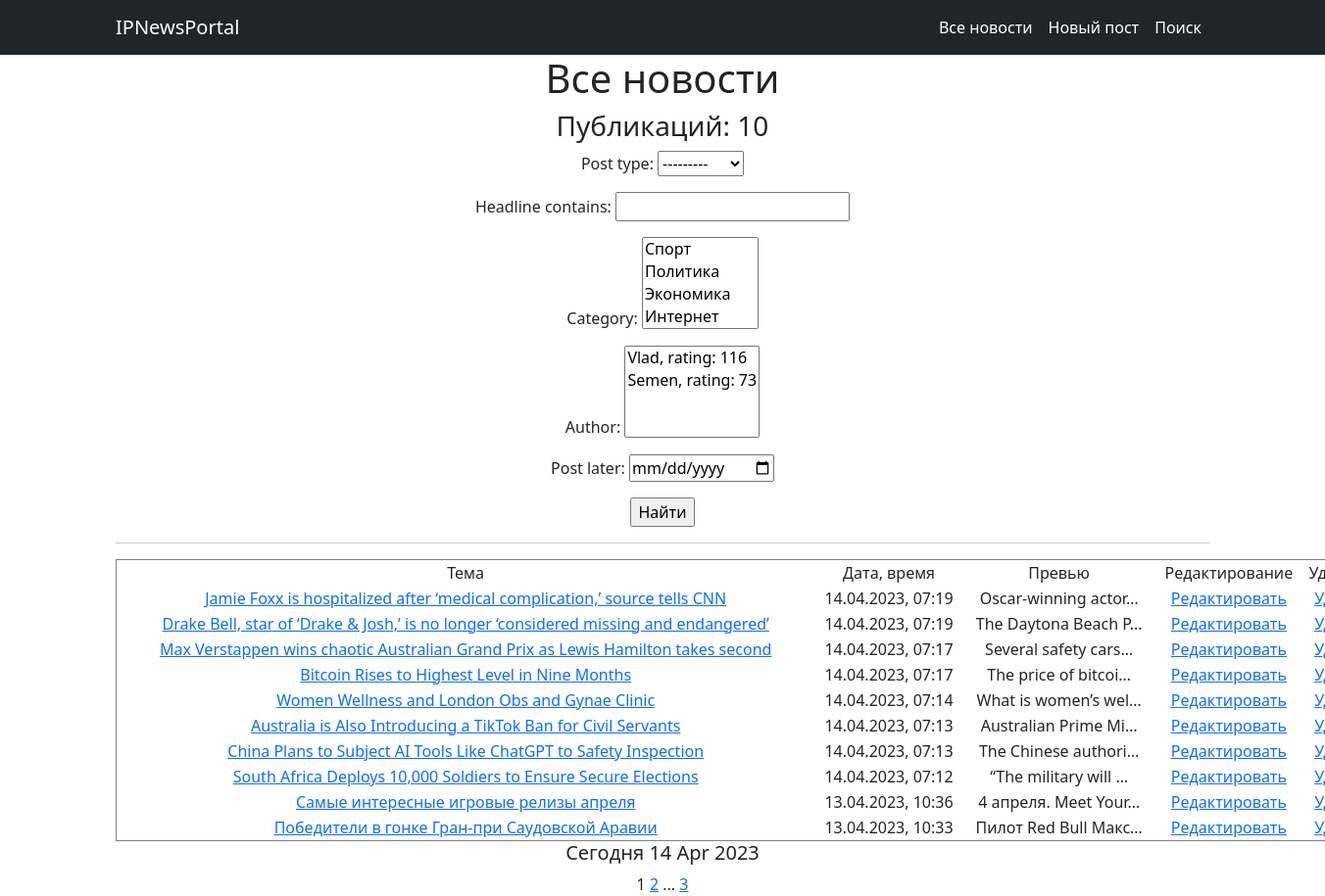
The app's page /news/search/ with its own data.
### PortalApp/models.py (models this page shows, shortened)
class Post(models.Model):
    author = models.ForeignKey('Author', on_delete=models.CASCADE)
    post_type = models.CharField(max_length=4, choices=PostType, default=news)
    date_time = models.DateTimeField(auto_now_add=True)
    category = models.ManyToManyField('Category', through='PostCategory')
    headline = models.CharField(max_length=255)
    text = models.TextField()
    rating = models.IntegerField(default=0)

### PortalApp/views.py (the view)
# urls.py: path('search/', SearchPost.as_view(), name='search_posts'),
class SearchPost(ListView):
    model = Post
    ordering = '-date_time'
    template_name = 'search.html'
    context_object_name = 'search_post'    #обращение
    paginate_by = 10
    def get_queryset(self):
        queryset = super().get_queryset()
        self.filterset = PostFilter(self.request.GET, queryset)
        return self.filterset.qs
    def get_context_data(self, **kwargs):
        context = super().get_context_data(**kwargs)
        context['filterset'] = self.filterset
        return context

### PortalApp/models.py (called while the page is built)
    def __str__(self):
        return f'{self.user}, rating: {self.rating}'

    def __str__(self):
        return self.category_name

### PortalApp/templatetags/custom_filters.py (called while the page is built)
@register.filter()
def censor(value):
    if not isinstance(value,str):
        raise ValueError('Тип должен быть строковый')
    bad_words = ['редиска', 'дурак']
    words = value.split()
    for i in range(len(words)):
        word = words[i]
        if word.lower() in bad_words:
            words[i] =words[i][0] + '*' * len(word)
    censored_value = ' '.join(words)
    return censored_value

### PortalApp/templatetags/custom_tags.py (called while the page is built)
@register.simple_tag()
def current_time(format_string='%b %d %Y'):
    return datetime.utcnow().strftime(format_string)

@register.simple_tag(takes_context=True)
def url_replace(context, **kwargs):
    d = context['request'].GET.copy()
    for k, v in kwargs.items():
        d[k] = v
    return d.urlencode()

### templates/search.html (shortened to what this page needs)
{% extends 'flatpages/default.html' %}
{% load custom_filters %}
{% load custom_tags %}
{% block content %}
<h1>Все новости</h1>
<h3>Публикаций: {{ search_post|length }}</h3>
    <form action="" method="get">
           {{ filterset.form.as_p }}
           <input type="submit" value="Найти" />
     </form>
<hr>
{% if search_post %}
    <table border="1" width="1300" style="border-collapse:collapse;">
        <tr>
            <td>Тема</td>
            <td>Дата, время</td>
            <td>Превью</td>
            <td>Редактирование</td>
            <td>Удаление</td>
        </tr>
        {% for search_post in search_post %}
        <tr>
            <td><a href="http://127.0.0.1:8000/news/{{ search_post.pk }}">{{ search_post.headline|censor }}</a></td>
            <td>{{ search_post.date_time|date:"d.m.Y" }}, {{ search_post.date_time|time:"H:i" }}</td>
            <td>{{ search_post.text|truncatechars:20|censor }}</td>
            <td><a href="http://127.0.0.1:8000/news/{{ search_post.pk }}/update/">Редактировать</a></td>
            <td><a href="http://127.0.0.1:8000/news/{{ search_post.pk }}/delete/">Удалить</a></td>
        </tr>
        {% endfor %}
    </table>
<h5>Сегодня {% current_time '%d %b %Y' %}</h5>
{% else %}
<h2>Новостей нет</h2>
{% endif%}
{{ page_obj.number }}
{% if page_obj.has_next %}
    <a href="?{% url_replace page=page_obj.next_page_number %}">{{ page_obj.next_page_number }}</a>
    {% if paginator.num_pages != page_obj.next_page_number %}
        ...
        <a href="?{% url_replace page=page_obj.paginator.num_pages %}">{{ page_obj.paginator.num_pages }}</a>
    {% endif %}
{% endif %}
{% endblock content %}

### records on screen
Post: headline|censor "Jamie Foxx is hospitalized after ‘medical complication,’ source tells CNN", date_time "14.04.2023", date_time "07:19", text|censor "Oscar-winning actor…"
Post: headline|censor "Drake Bell, star of ‘Drake & Josh,’ is no longer ‘considered missing and endangered’", date_time "14.04.2023", date_time "07:19", text|censor "The Daytona Beach P…"
Post: headline|censor "Max Verstappen wins chaotic Australian Grand Prix as Lewis Hamilton takes second", date_time "14.04.2023", date_time "07:17", text|censor "Several safety cars…"
Post: headline|censor "Bitcoin Rises to Highest Level in Nine Months", date_time "14.04.2023", date_time "07:17", text|censor "The price of bitcoi…"
Post: headline|censor "Women Wellness and London Obs and Gynae Clinic", date_time "14.04.2023", date_time "07:14", text|censor "What is women’s wel…"
Post: headline|censor "Australia is Also Introducing a TikTok Ban for Civil Servants", date_time "14.04.2023", date_time "07:13", text|censor "Australian Prime Mi…"
Post: headline|censor "China Plans to Subject AI Tools Like ChatGPT to Safety Inspection", date_time "14.04.2023", date_time "07:13", text|censor "The Chinese authori…"
Post: headline|censor "South Africa Deploys 10,000 Soldiers to Ensure Secure Elections", date_time "14.04.2023", date_time "07:12", text|censor "“The military will …"
Post: headline|censor "Самые интересные игровые релизы апреля", date_time "13.04.2023", date_time "10:36", text|censor "4 апреля. Meet Your…"
Post: headline|censor "Победители в гонке Гран-при Саудовской Аравии", date_time "13.04.2023", date_time "10:33", text|censor "Пилот Red Bull Макс…"

### other values on screen
{{ search_post|length }} "10"
{{ page_obj.number }} "1"
{{ page_obj.next_page_number }} "2"
{{ page_obj.paginator.num_pages }} "3"
